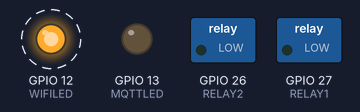
Simulated run of this program. Board: ESP32. Parts: switched loads named in the program (green lamp = pin HIGH), output pins drawn as LEDs (lit = HIGH). Dashed ring = blinking. WiFi joins after 1.5 s; servers stay silent unless stated; storage starts empty; random numbers use the default seed unless the program sets one; what the program prints to the serial monitor is not drawn.

Above: at 2.8 s.
Timing chart, 0 to 5.7 s (numbered marks = the images above):
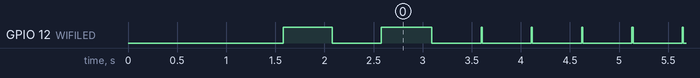

The program:

main.cpp
```cpp
/* -------------------------------------------------------------------
 * AdminESP - ElectronicIOT 2021
 * Sitio WEB: https://electroniciot.com
 * Correo: admim@electroniciot.com
 * Plataforma ESP32
 * Proyecto Admin Panel Tool para el ESP32
 * -------------------------------------------------------------------
*/

// -------------------------------------------------------------------
// Librerias
// -------------------------------------------------------------------
#include <Arduino.h>
#include <ArduinoJson.h>
#include <SPIFFS.h>

// -------------------------------------------------------------------
// Archivos *.hpp - Fragmentar el Código
// -------------------------------------------------------------------
#include "settings.hpp"
#include "functions.hpp"
#include "settingsReset.hpp"
#include "settingsRead.hpp"
#include "settingsSave.hpp"
#include "esp32_wifi.hpp"

// -------------------------------------------------------------------
// Setup
// -------------------------------------------------------------------
void setup() {
    // Baudrate
    Serial.begin(115200);
    // CPU Freq
    setCpuFrequencyMhz(240);
    // Inicio del Log por serial
    log("\nInfo: Iniciando Setup");
    // Configurar los Pines
    settingPines();
    // Inicio del SPIFFS
    if (!SPIFFS.begin()){
        log(F("Error: Falló la inicialización del SPIFFS"));
        while (true);
    }
    // Lee la Configuración WiFi
    settingsReadWiFi();
    // Configuracion WIFI
    WiFi.disconnect(true);
    delay(1000);
    // Setup del WiFI
    wifi_setup();
}


// -------------------------------------------------------------------
// Loop Pincipal Nucleo 0
// -------------------------------------------------------------------
void loop() {

    yield();
    // -------------------------------------------------------------------
    // WIFI
    // -------------------------------------------------------------------
    if (wifi_mode == WIFI_STA){
        wifiLoop();
    }else if (wifi_mode == WIFI_AP){
        wifiAPLoop();
    }


}
```

LedBlink.hpp
```cpp
/*
 * -------------------------------------------------------------------
 * AdminESP - ElectronicIOT 2021
 * Sitio WEB: https://electroniciot.com
 * Correo: info@electroniciot.com
 * -------------------------------------------------------------------
 */

#include <Arduino.h>

bool ioBlink = false;
unsigned long milOld;
int rndTemp = 0;

// -------------------------------------------------------------------
// Simple blinking function - Pestañeo para Alarmas tiempo variable
// -------------------------------------------------------------------
void blinkSingle(int speed, int _pin){
    if((milOld + speed) < millis()){
        milOld = millis();
        if(ioBlink == false){
            digitalWrite(_pin,HIGH);
            ioBlink = true;
        }
        else{
            digitalWrite(_pin,LOW);
            ioBlink = false;
        }
    }
}
// -------------------------------------------------------------------
// Parpadeo Asincrónico Tiempo On y Tiempo Off tiempo variable
// -------------------------------------------------------------------
void blinkSingleAsy(int timeHigh, int timeLow, int _pin){
    if(ioBlink == false){
        if( (milOld + timeHigh) < millis()){
            milOld = millis();
            digitalWrite(_pin,LOW);
            ioBlink = true;
        }
    }
    else{
        if((milOld + timeLow) < millis()){
            milOld = millis();
            digitalWrite(_pin,HIGH);
            ioBlink = false;
        }
    }
}
// -------------------------------------------------------------------
// Blinking with randomised delay como para TX/RX de Datos
// -------------------------------------------------------------------
void blinkRandomSingle(int minTime, int maxTime, int _pin){
    if((milOld + rndTemp) < millis()){
        milOld = millis();
        rndTemp = random(minTime, maxTime);
        if(ioBlink == false){
            digitalWrite(_pin,HIGH);
            ioBlink = true;
        }
        else{
            digitalWrite(_pin,LOW);
            ioBlink = false;
        }
    }
}
// -------------------------------------------------------------------
// On un Led
// -------------------------------------------------------------------
void setOnSingle(int _pin){
    digitalWrite(_pin, HIGH);
}
// -------------------------------------------------------------------
// Off un Led
// -------------------------------------------------------------------
void setOffSingle(int _pin){
    digitalWrite(_pin, LOW);
}
```

esp32_wifi.hpp
```cpp
/*
 * -------------------------------------------------------------------
 * AdminESP - ElectronicIOT 2021
 * Sitio WEB: https://electroniciot.com
 * Correo: info@electroniciot.com
 * -------------------------------------------------------------------
 */

#include <WiFi.h>
#include <DNSServer.h>
#include <ESPmDNS.h>

const byte DNSSERVER_PORT = 53;
DNSServer dnsServer;

IPAddress apIP(192, 168, 4, 1);
IPAddress netMsk(255, 255, 255, 0);

int wifi_mode = WIFI_STA;

unsigned long previousMillisWIFI = 0;
unsigned long intervalWIFI = 30000;

// hostname for ESPmDNS. Should work at least on windows. Try http://adminesp32.local
const char *esp_hostname = id;

void startAP(){
    log("Info: Iniciando Modo AP");
    WiFi.mode(WIFI_STA);
    WiFi.disconnect();
    delay(100);
    WiFi.softAPConfig(apIP, apIP, netMsk);
    WiFi.setHostname(deviceID().c_str());
    WiFi.softAP(ap_nameap, ap_passwordap, ap_canalap, ap_hiddenap, ap_connetap);
    log("Info: WiFi AP " + deviceID() + " - IP " + ipStr(WiFi.softAPIP()));
    dnsServer.setErrorReplyCode(DNSReplyCode::ServerFailure);
    dnsServer.start(DNSSERVER_PORT, "*", apIP);
    wifi_mode = WIFI_AP;
}

// -------------------------------------------------------------------
// Start Client, attempt to connect to Wifi network
// -------------------------------------------------------------------
void startClient() {
    if (wifi_staticIP){
        if (!WiFi.config(CharToIP(wifi_ip_static), CharToIP(wifi_gateway), CharToIP(wifi_subnet), CharToIP(wifi_primaryDNS), CharToIP(wifi_secondaryDNS))){
            log("Error: Falló al conectar el modo Estación");
        }
    }
    WiFi.hostname(deviceID());
    WiFi.begin(wifi_ssid, wifi_passw);
    log("Info: Conectando WiFi " + String(wifi_ssid));
    delay(50);
    byte b = 0;
    while (WiFi.status() != WL_CONNECTED && b < 60){
        b++;
        log("Warning: Intentando conexión WiFi...");
        delay(500);
        // para parpadear led WIFI cuando esta conectandose al wifi no bloqueante
        // Parpadeo Simple del Led cada 100 ms
        blinkSingle(100, WIFILED);
    }
    if (WiFi.status() == WL_CONNECTED){
        // WiFi Station conectado
        log("Info: WiFi conectado (" + String(WiFi.RSSI()) + ") IP " + ipStr(WiFi.localIP()));
        // Parpadeo Ramdon del Led
        blinkRandomSingle(10, 100, WIFILED);
        delay(100);
    }else{
        // WiFi Station NO conectado
        log(F("Error: WiFi no conectado"));
        // Parpadeo Ramdon del Led
        blinkRandomSingle(10, 100, WIFILED);
        delay(100);
    }
}

// WiFi.mode(WIFI_STA)      - station mode: the ESP32 connects to an access point
// WiFi.mode(WIFI_AP)       - access point mode: stations can connect to the ESP32
// WiFi.mode(WIFI_AP_STA)   - access point and a station connected to another access point

void wifi_setup(){
    WiFi.disconnect();
    // 1) Si esta activo el Modo AP
    if (ap_accessPoint){
        startAP();
        log("Info: WiFI Modo AP");
    }
    // 2) Caso contrario en Modo Cliente
    else {
        WiFi.mode(WIFI_STA);
        wifi_mode = WIFI_STA;
        startClient();
        log("Info: WiFI Modo Estación");
    }

    // Iniciar hostname broadcast en modo STA o AP
    if (wifi_mode == WIFI_STA || wifi_mode == WIFI_AP){
        if (MDNS.begin(esp_hostname)) {
            MDNS.addService("http", "tcp", 80);
        }
    }
}
// -------------------------------------------------------------------
// Loop Modo Cliente
// -------------------------------------------------------------------
void wifiLoop(){

    unsigned long currentMillis = millis();

    if (WiFi.status() != WL_CONNECTED && (currentMillis - previousMillisWIFI >= intervalWIFI)){
        // para parpadear un led cuando esta conectandose al wifi no bloqueante
        // Parpadeo Simple del Led cada 100 ms
        blinkSingle(100, WIFILED);

        WiFi.disconnect();
        WiFi.reconnect();
        previousMillisWIFI = currentMillis;

    }else{
        // parpadeo del led Tiempo On y Tiempo Off
        blinkSingleAsy(10,500,WIFILED);
    }

}
// -------------------------------------------------------------------
// Loop Modo AP
// -------------------------------------------------------------------
void wifiAPLoop(){
    // Parpadeo del Led con tiempo variable como transferencia de Datos
    blinkRandomSingle(50,100,WIFILED);
    dnsServer.processNextRequest();     // Captive portal DNS re-dierct
}
```

functions.hpp
```cpp
/* -------------------------------------------------------------------
 * AdminESP - ElectronicIOT 2021
 * Sitio WEB: https://electroniciot.com
 * Correo: admim@electroniciot.com
 * Plataforma ESP32
 * Proyecto Admin Panel Tool para el ESP32
 * -------------------------------------------------------------------
*/

#include "LedBlink.hpp"

// -------------------------------------------------------------------
// Genera un log en el puerto Serial
// -------------------------------------------------------------------
void log(String s){
    Serial.println(s);
}
// -------------------------------------------------------------------
// Definir la Plataforma
// -------------------------------------------------------------------
String platform(){
// Optiene la plataforma de hardware
#ifdef ARDUINO_ESP32_DEV
    return "ESP32";
#endif
}
// -------------------------------------------------------------------
// Convierte un char a IP
// -------------------------------------------------------------------
IPAddress CharToIP(const char *str){
    sscanf(str, "%hhu.%hhu.%hhu.%hhu", &ip[0], &ip[1], &ip[2], &ip[3]);
    return IPAddress(ip[0], ip[1], ip[2], ip[3]);
}
// -------------------------------------------------------------------
// Retorna IPAddress en formato "n.n.n.n" de IP a String
// -------------------------------------------------------------------
String ipStr(const IPAddress &ip){
    String sFn = "";
    for (byte bFn = 0; bFn < 3; bFn++)
    {
        sFn += String((ip >> (8 * bFn)) & 0xFF) + ".";
    }
    sFn += String(((ip >> 8 * 3)) & 0xFF);
    return sFn;
}
// -------------------------------------------------------------------
// De HEX a String
// -------------------------------------------------------------------
String hexStr(const unsigned long &h, const byte &l = 8){
    String s;
    s = String(h, HEX);
    s.toUpperCase();
    s = ("00000000" + s).substring(s.length() + 8 - l);
    return s;
}
// -------------------------------------------------------------------
// Crear un ID unico desde la direccion MAC
// -------------------------------------------------------------------
String idUnique(){
    // Retorna los ultimos 4 Bytes del MAC rotados
    char idunique[15];
    uint64_t chipid = ESP.getEfuseMac();
    uint16_t chip = (uint16_t)(chipid >> 32);
    snprintf(idunique, 15, "%04X", chip);
    return idunique;
}
// -------------------------------------------------------------------
// ID del Dispositivo para La Base de Datos
// -------------------------------------------------------------------
String deviceID(){
    return String(platform()) + hexStr(ESP.getEfuseMac()) + String(idUnique());
}
// -------------------------------------------------------------------
// Configurar los Pines de Salida
// -------------------------------------------------------------------
void settingPines(){
    // Pines de Salida
    pinMode(WIFILED, OUTPUT);
    pinMode(MQTTLED, OUTPUT);
    pinMode(RELAY1, OUTPUT);
    pinMode(RELAY2, OUTPUT);
    // Los iniciamos en nivel bajo
    digitalWrite(RELAY1, LOW);
    digitalWrite(RELAY2, LOW);
    digitalWrite(MQTTLED, LOW);
    digitalWrite(WIFILED, LOW);
}
```

settings.hpp
```cpp
/* -------------------------------------------------------------------
 * AdminESP - ElectronicIOT 2021
 * Sitio WEB: https://electroniciot.com
 * Correo: admim@electroniciot.com
 * Plataforma ESP32
 * Proyecto Admin Panel Tool para el ESP32
 * -------------------------------------------------------------------
*/

// -------------------------------------------------------------------
// Definiciones
// -------------------------------------------------------------------
#define RELAY1  27                  // GPIO27 para salida de Relay 1
#define RELAY2  26                  // GPIO26 para salida de Relay 2
#define WIFILED 12                  // GPIO12 LED INDICADOR WIFI
#define MQTTLED 13                  // GPIO13 LED INDICADOR MQTT
// -------------------------------------------------------------------
// Version de Hardware
// -------------------------------------------------------------------
#define HW "ADMINESP32 v1 00000000" // Versión del hardware
// -------------------------------------------------------------------
// Zona Configuración General
// -------------------------------------------------------------------
char    id[30];                     // ID del dispositivo
int     bootCount;                  // Número de reinicios
// -------------------------------------------------------------------
// Zona WIFI
// -------------------------------------------------------------------
bool    wifi_staticIP;              // Uso de IP Estática
char    wifi_ssid[30];              // Red WiFi
char    wifi_passw[30];             // Contraseña da Red WiFi
char    wifi_ip_static[15];         // IP Estático
char    wifi_gateway[15];           // Gateway
char    wifi_subnet[15];            // Subred
char    wifi_primaryDNS[15];        // DNS primario
char    wifi_secondaryDNS[15];      // DNS secundario
// -------------------------------------------------------------------
// Zona AP
// -------------------------------------------------------------------
bool    ap_accessPoint;             // Uso de Modo AP
char    ap_nameap[31];              // SSID AP
char    ap_passwordap[63];          // Password AP
int     ap_canalap;                 // Canal AP
int     ap_hiddenap;                // Es visible o no el AP  (0 - Visible  1 - Oculto)
int     ap_connetap;                // Número de conexiones en el AP
// Zona Otras */
uint8_t ip[4];                      // Variable función convertir string a IP
```

settingsRead.hpp
```cpp
/* -------------------------------------------------------------------
 * AdminESP - ElectronicIOT 2021
 * Sitio WEB: https://electroniciot.com
 * Correo: admim@electroniciot.com
 * Plataforma ESP32
 * Proyecto Admin Panel Tool para el ESP32
 * -------------------------------------------------------------------
*/

// -------------------------------------------------------------------
// Leer configuraciones de los Parametros WIFI
// -------------------------------------------------------------------
boolean settingsReadWiFi(){
    StaticJsonDocument<500> jsonConfig;
    File file = SPIFFS.open("/settingwifi.json", "r");
    if(deserializeJson(jsonConfig, file)){
        // Si falla la lectura inicia valores por defecto
        settingResetWiFi();
        log("Error: Falló la lectura de la configuración WiFi, tomando valores por defecto");
        return false;
    }else{
        /* ------------------- GENERAL -------------------- */
        strlcpy(id, jsonConfig["id"], sizeof(id));
        bootCount = jsonConfig["boot"];
        /* ------------------- CLIENTE -------------------- */
        wifi_staticIP = jsonConfig["wifi_staticIP"];
        strlcpy(wifi_ssid, jsonConfig["wifi_ssid"], sizeof(wifi_ssid));
        strlcpy(wifi_passw, jsonConfig["wifi_passw"], sizeof(wifi_passw));
        strlcpy(wifi_ip_static, jsonConfig["wifi_ip_static"], sizeof(wifi_ip_static));
        strlcpy(wifi_gateway, jsonConfig["wifi_gateway"], sizeof(wifi_gateway));
        strlcpy(wifi_subnet, jsonConfig["wifi_subnet"], sizeof(wifi_subnet));
        strlcpy(wifi_primaryDNS, jsonConfig["wifi_primaryDNS"], sizeof(wifi_primaryDNS));
        strlcpy(wifi_secondaryDNS, jsonConfig["wifi_secondaryDNS"], sizeof(wifi_secondaryDNS));
        /* ------------------- AP ------------------------ */
        ap_accessPoint = jsonConfig["ap_accessPoint"];
        strlcpy(ap_nameap, jsonConfig["ap_nameap"], sizeof(ap_nameap));
        strlcpy(ap_passwordap, jsonConfig["ap_passwordap"], sizeof(ap_passwordap));
        ap_canalap = jsonConfig["ap_canalap"];
        ap_hiddenap = jsonConfig["ap_hiddenap"];
        ap_connetap = jsonConfig["ap_connetap"];
        file.close();
        log("Info: Lectura configuración WiFi correcta");
        return true;
    }

}
```

settingsReset.hpp
```cpp
/* -------------------------------------------------------------------
 * AdminESP - ElectronicIOT 2021
 * Sitio WEB: https://electroniciot.com
 * Correo: admim@electroniciot.com
 * Plataforma ESP32
 * Proyecto Admin Panel Tool para el ESP32
 * -------------------------------------------------------------------
*/


void settingResetWiFi(){
    /* ------------------- GENERAL -------------------- */
    strlcpy(id, "adminesp32", sizeof(id));
    bootCount = 0;
    /* ------------------- CLIENTE -------------------- */
    wifi_staticIP = false;
    strlcpy(wifi_ssid, "Arbi", sizeof(wifi_ssid));
    strlcpy(wifi_passw, "Albacete.12", sizeof(wifi_passw));
    strlcpy(wifi_ip_static, "192.168.10.150", sizeof(wifi_ip_static));
    strlcpy(wifi_gateway, "192.168.10.1", sizeof(wifi_gateway));
    strlcpy(wifi_subnet, "255.255.255.0", sizeof(wifi_subnet));
    strlcpy(wifi_primaryDNS, "8.8.8.8", sizeof(wifi_primaryDNS));
    strlcpy(wifi_secondaryDNS, "8.8.4.4", sizeof(wifi_secondaryDNS));
    /* ------------------- AP ------------------------- */
    ap_accessPoint = false;
    strlcpy(ap_nameap, deviceID().c_str(), sizeof(ap_nameap));
    strlcpy(ap_passwordap, "adminesp32", sizeof(ap_passwordap));
    ap_canalap = 9;
    ap_hiddenap = false;
    ap_connetap = 4;
}
```

settingsSave.hpp
```cpp
/* -------------------------------------------------------------------
 * AdminESP - ElectronicIOT 2021
 * Sitio WEB: https://electroniciot.com
 * Correo: admim@electroniciot.com
 * Plataforma ESP32
 * Proyecto Admin Panel Tool para el ESP32
 * -------------------------------------------------------------------
*/
```

Measured:
- by itself, GPIO 12 (WIFILED): goes LOW 0.50 s, HIGH 0.51 s, 247 × (LOW 0.50 s, HIGH 0.01 s), then LOW
